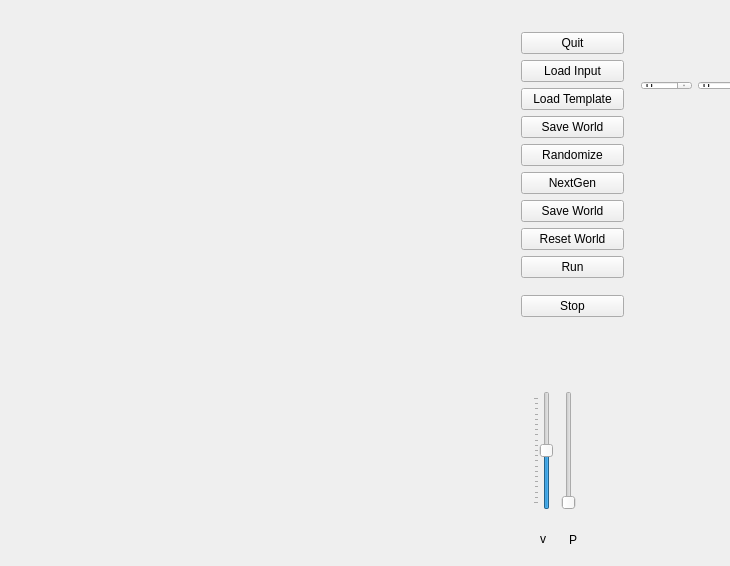
<?xml version="1.0" encoding="UTF-8"?>
<ui version="4.0">
 <class>MainWindow</class>
 <widget class="QMainWindow" name="MainWindow">
  <property name="geometry">
   <rect>
    <x>0</x>
    <y>0</y>
    <width>730</width>
    <height>566</height>
   </rect>
  </property>
  <property name="windowTitle">
   <string>MainWindow</string>
  </property>
  <widget class="QWidget" name="centralWidget">
   <widget class="MyPanelOpenGL" name="widget" native="true">
    <property name="geometry">
     <rect>
      <x>0</x>
      <y>0</y>
      <width>511</width>
      <height>531</height>
     </rect>
    </property>
    <property name="sizePolicy">
     <sizepolicy hsizetype="Maximum" vsizetype="Maximum">
      <horstretch>0</horstretch>
      <verstretch>0</verstretch>
     </sizepolicy>
    </property>
   </widget>
   <widget class="QWidget" name="layoutWidget">
    <property name="geometry">
     <rect>
      <x>510</x>
      <y>10</y>
      <width>125</width>
      <height>330</height>
     </rect>
    </property>
    <layout class="QVBoxLayout" name="verticalLayout_3">
     <item>
      <layout class="QVBoxLayout" name="verticalLayout_2">
       <item>
        <layout class="QVBoxLayout" name="verticalLayout">
         <item>
          <widget class="QPushButton" name="quitButton">
           <property name="text">
            <string>Quit</string>
           </property>
          </widget>
         </item>
         <item>
          <widget class="QPushButton" name="pushButton">
           <property name="text">
            <string>Load Input</string>
           </property>
          </widget>
         </item>
         <item>
          <widget class="QPushButton" name="pushButton_9">
           <property name="text">
            <string>Load Template</string>
           </property>
          </widget>
         </item>
         <item>
          <widget class="QPushButton" name="pushButton_8">
           <property name="text">
            <string>Save World</string>
           </property>
          </widget>
         </item>
         <item>
          <widget class="QPushButton" name="pushButton_3">
           <property name="text">
            <string>Randomize</string>
           </property>
          </widget>
         </item>
         <item>
          <widget class="QPushButton" name="pushButton_2">
           <property name="text">
            <string>NextGen</string>
           </property>
          </widget>
         </item>
        </layout>
       </item>
       <item>
        <widget class="QPushButton" name="pushButton_5">
         <property name="text">
          <string>Save World</string>
         </property>
        </widget>
       </item>
       <item>
        <widget class="QPushButton" name="pushButton_4">
         <property name="text">
          <string>Reset World</string>
         </property>
        </widget>
       </item>
       <item>
        <widget class="QPushButton" name="pushButton_6">
         <property name="text">
          <string>Run</string>
         </property>
        </widget>
       </item>
      </layout>
     </item>
     <item>
      <widget class="QPushButton" name="pushButton_7">
       <property name="text">
        <string>Stop</string>
       </property>
      </widget>
     </item>
    </layout>
   </widget>
   <widget class="QWidget" name="layoutWidget">
    <property name="geometry">
     <rect>
      <x>520</x>
      <y>380</y>
      <width>71</width>
      <height>141</height>
     </rect>
    </property>
    <layout class="QHBoxLayout" name="horizontalLayout">
     <item>
      <widget class="QSlider" name="verticalSlider_2">
       <property name="minimum">
        <number>0</number>
       </property>
       <property name="maximum">
        <number>200</number>
       </property>
       <property name="singleStep">
        <number>1</number>
       </property>
       <property name="pageStep">
        <number>50</number>
       </property>
       <property name="value">
        <number>100</number>
       </property>
       <property name="orientation">
        <enum>Qt::Vertical</enum>
       </property>
       <property name="invertedAppearance">
        <bool>false</bool>
       </property>
       <property name="tickPosition">
        <enum>QSlider::TicksAbove</enum>
       </property>
       <property name="tickInterval">
        <number>10</number>
       </property>
      </widget>
     </item>
     <item>
      <widget class="QSlider" name="verticalSlider">
       <property name="sizePolicy">
        <sizepolicy hsizetype="Fixed" vsizetype="Preferred">
         <horstretch>0</horstretch>
         <verstretch>0</verstretch>
        </sizepolicy>
       </property>
       <property name="minimum">
        <number>50</number>
       </property>
       <property name="maximum">
        <number>120</number>
       </property>
       <property name="value">
        <number>50</number>
       </property>
       <property name="orientation">
        <enum>Qt::Vertical</enum>
       </property>
      </widget>
     </item>
    </layout>
   </widget>
   <widget class="QLabel" name="label_2">
    <property name="geometry">
     <rect>
      <x>540</x>
      <y>530</y>
      <width>16</width>
      <height>17</height>
     </rect>
    </property>
    <property name="text">
     <string>v</string>
    </property>
   </widget>
   <widget class="QLabel" name="label">
    <property name="geometry">
     <rect>
      <x>569</x>
      <y>530</y>
      <width>20</width>
      <height>20</height>
     </rect>
    </property>
    <property name="text">
     <string>P</string>
    </property>
   </widget>
   <widget class="QWidget" name="">
    <property name="geometry">
     <rect>
      <x>630</x>
      <y>70</y>
      <width>130</width>
      <height>31</height>
     </rect>
    </property>
    <layout class="QHBoxLayout" name="horizontalLayout_2">
     <item>
      <widget class="QSpinBox" name="i_box"/>
     </item>
     <item>
      <widget class="QSpinBox" name="j_box"/>
     </item>
    </layout>
   </widget>
   <zorder>widget</zorder>
   <zorder>layoutWidget</zorder>
   <zorder>layoutWidget</zorder>
   <zorder>label_2</zorder>
   <zorder>label</zorder>
   <zorder>i_box</zorder>
   <zorder>j_box</zorder>
   <zorder>i_box</zorder>
   <zorder>j_box</zorder>
   <zorder></zorder>
  </widget>
 </widget>
 <layoutdefault spacing="6" margin="11"/>
 <customwidgets>
  <customwidget>
   <class>MyPanelOpenGL</class>
   <extends>QWidget</extends>
   <header location="global">mypanelopengl.h</header>
   <container>1</container>
   <slots>
    <slot>changeColor(int)</slot>
    <slot>changePointSize(int)</slot>
    <slot>changeSpeed(int)</slot>
    <slot>clickToRandomize()</slot>
    <slot>clickToGenerate()</slot>
    <slot>clickToLoadInput()</slot>
    <slot>clickToReset()</slot>
    <slot>clickToRun()</slot>
    <slot>clickToStop()</slot>
    <slot>clickToSave()</slot>
    <slot>i_input(int)</slot>
    <slot>j_input(int)</slot>
    <slot>clickToLoadTemplate()</slot>
   </slots>
  </customwidget>
 </customwidgets>
 <resources/>
 <connections>
  <connection>
   <sender>quitButton</sender>
   <signal>clicked()</signal>
   <receiver>MainWindow</receiver>
   <slot>close()</slot>
   <hints>
    <hint type="sourcelabel">
     <x>576</x>
     <y>24</y>
    </hint>
    <hint type="destinationlabel">
     <x>433</x>
     <y>35</y>
    </hint>
   </hints>
  </connection>
  <connection>
   <sender>verticalSlider</sender>
   <signal>valueChanged(int)</signal>
   <receiver>widget</receiver>
   <slot>changePointSize(int)</slot>
   <hints>
    <hint type="sourcelabel">
     <x>568</x>
     <y>498</y>
    </hint>
    <hint type="destinationlabel">
     <x>364</x>
     <y>347</y>
    </hint>
   </hints>
  </connection>
  <connection>
   <sender>verticalSlider</sender>
   <signal>valueChanged(int)</signal>
   <receiver>label</receiver>
   <slot>setNum(int)</slot>
   <hints>
    <hint type="sourcelabel">
     <x>567</x>
     <y>498</y>
    </hint>
    <hint type="destinationlabel">
     <x>536</x>
     <y>526</y>
    </hint>
   </hints>
  </connection>
  <connection>
   <sender>verticalSlider_2</sender>
   <signal>valueChanged(int)</signal>
   <receiver>widget</receiver>
   <slot>changeSpeed(int)</slot>
   <hints>
    <hint type="sourcelabel">
     <x>530</x>
     <y>429</y>
    </hint>
    <hint type="destinationlabel">
     <x>472</x>
     <y>523</y>
    </hint>
   </hints>
  </connection>
  <connection>
   <sender>verticalSlider_2</sender>
   <signal>valueChanged(int)</signal>
   <receiver>label_2</receiver>
   <slot>setNum(int)</slot>
   <hints>
    <hint type="sourcelabel">
     <x>530</x>
     <y>434</y>
    </hint>
    <hint type="destinationlabel">
     <x>571</x>
     <y>524</y>
    </hint>
   </hints>
  </connection>
  <connection>
   <sender>pushButton_3</sender>
   <signal>clicked()</signal>
   <receiver>widget</receiver>
   <slot>clickToRandomize()</slot>
   <hints>
    <hint type="sourcelabel">
     <x>532</x>
     <y>171</y>
    </hint>
    <hint type="destinationlabel">
     <x>454</x>
     <y>150</y>
    </hint>
   </hints>
  </connection>
  <connection>
   <sender>pushButton_2</sender>
   <signal>clicked()</signal>
   <receiver>widget</receiver>
   <slot>clickToGenerate()</slot>
   <hints>
    <hint type="sourcelabel">
     <x>558</x>
     <y>204</y>
    </hint>
    <hint type="destinationlabel">
     <x>484</x>
     <y>179</y>
    </hint>
   </hints>
  </connection>
  <connection>
   <sender>pushButton</sender>
   <signal>clicked()</signal>
   <receiver>widget</receiver>
   <slot>clickToLoadInput()</slot>
   <hints>
    <hint type="sourcelabel">
     <x>565</x>
     <y>72</y>
    </hint>
    <hint type="destinationlabel">
     <x>499</x>
     <y>212</y>
    </hint>
   </hints>
  </connection>
  <connection>
   <sender>pushButton_4</sender>
   <signal>clicked()</signal>
   <receiver>widget</receiver>
   <slot>clickToReset()</slot>
   <hints>
    <hint type="sourcelabel">
     <x>564</x>
     <y>271</y>
    </hint>
    <hint type="destinationlabel">
     <x>488</x>
     <y>199</y>
    </hint>
   </hints>
  </connection>
  <connection>
   <sender>pushButton_6</sender>
   <signal>clicked()</signal>
   <receiver>widget</receiver>
   <slot>clickToRun()</slot>
   <hints>
    <hint type="sourcelabel">
     <x>574</x>
     <y>304</y>
    </hint>
    <hint type="destinationlabel">
     <x>421</x>
     <y>235</y>
    </hint>
   </hints>
  </connection>
  <connection>
   <sender>pushButton_7</sender>
   <signal>clicked()</signal>
   <receiver>widget</receiver>
   <slot>clickToStop()</slot>
   <hints>
    <hint type="sourcelabel">
     <x>591</x>
     <y>338</y>
    </hint>
    <hint type="destinationlabel">
     <x>419</x>
     <y>276</y>
    </hint>
   </hints>
  </connection>
  <connection>
   <sender>pushButton_8</sender>
   <signal>clicked()</signal>
   <receiver>widget</receiver>
   <slot>clickToSave()</slot>
   <hints>
    <hint type="sourcelabel">
     <x>582</x>
     <y>133</y>
    </hint>
    <hint type="destinationlabel">
     <x>373</x>
     <y>102</y>
    </hint>
   </hints>
  </connection>
  <connection>
   <sender>i_box</sender>
   <signal>valueChanged(int)</signal>
   <receiver>widget</receiver>
   <slot>i_input(int)</slot>
   <hints>
    <hint type="sourcelabel">
     <x>640</x>
     <y>84</y>
    </hint>
    <hint type="destinationlabel">
     <x>437</x>
     <y>322</y>
    </hint>
   </hints>
  </connection>
  <connection>
   <sender>pushButton_9</sender>
   <signal>clicked()</signal>
   <receiver>widget</receiver>
   <slot>clickToLoadTemplate()</slot>
   <hints>
    <hint type="sourcelabel">
     <x>579</x>
     <y>86</y>
    </hint>
    <hint type="destinationlabel">
     <x>458</x>
     <y>74</y>
    </hint>
   </hints>
  </connection>
 </connections>
</ui>
